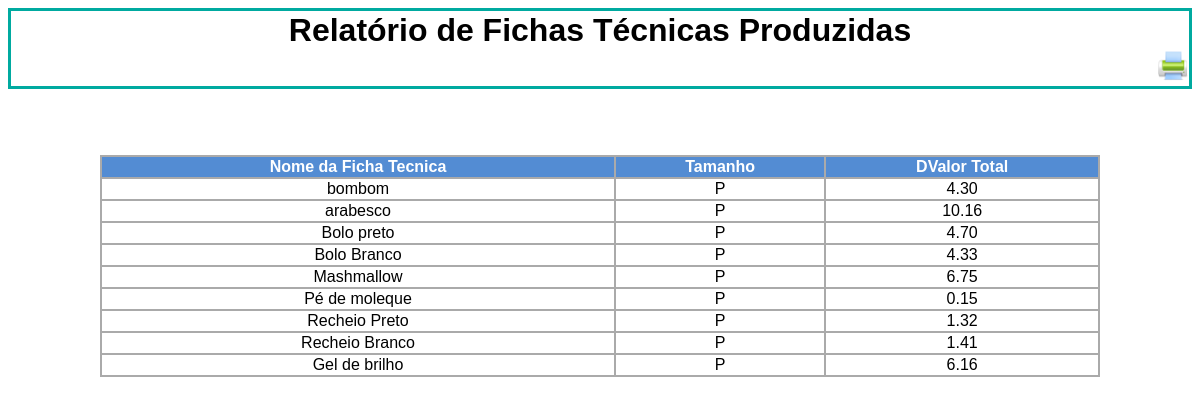
The app's page /relatorios/relatorio_ficha_tecnica.php with its own data.
### tables this page shows
CREATE TABLE IF NOT EXISTS `fichastecnicas` (
  `cod_fichaTecnica` int(11) NOT NULL AUTO_INCREMENT,
  `categoriafichatecnica_codigo` int(11) NOT NULL,
  `nome` varchar(100) NOT NULL,
  `Tamanho` varchar(1) DEFAULT NULL,
  `valortotal` decimal(10,2) NOT NULL,
  PRIMARY KEY (`cod_fichaTecnica`),
  KEY `categoriafichatecnica_codigo` (`categoriafichatecnica_codigo`)
);

### relatorios/relatorio_ficha_tecnica.php (the view, shortened to what this page needs)
<!DOCTYPE html>
<HTML>
<HEAD>
<link rel="stylesheet" type="text/css" href="../css/legenda.css" />
</HEAD>
<BODY scroll=yes>
<table cellspacing=0 align=center width=100% bordercolor=\"#AAAAAA\">
    <tr align="center" color=#99CCFF>
        <td cellpadding=5>
            <font size=6><b>Relatório de Fichas Técnicas Produzidas</b></font>
        </td>
    </tr>
    <tr align="right">
        <td cellpadding=5>
            <img src="../css/img/print_printer.png" onclick="imprimir()" style="width: 30px" class="botao">
        </td>
    </tr>
</table>
<BR>
<BR>
<BR>
<table cellspacing=0 align=center width='1000' border='1' bordercolor='#AAAAAA'>
<TR>
	  <TH>Nome da Ficha Tecnica</TH>
    <TH>Tamanho</TH>
    <TH>DValor Total</TH>
</TR>
    <?php
    $pdo = Database::connect();
    $sql = "SELECT * from fichastecnicas";
    foreach ($pdo->query($sql) as $row) {
        echo '<tr>';
        echo '<td align="center"> '. $row['nome'] . '</td>';
        echo '<td align="center"> '. $row['Tamanho']. '</td>';
        echo '<td align="center"> '.$row['valortotal']. '</td>';
        echo '</tr>';
    }
    ?>
</TABLE>
</BODY>
</HTML>

### relatorios/relatorio_ficha_tecnica.php (style rules this page uses)
BODY { font-size: 14pt; -webkit-print-color-adjust: exact; }
Table { font-family: sans-serif; font-size:12pt; }
TH { background-color: #538CD3; color: #FFF; }
.botao { display: none; }

### records on screen
fichastecnicas: nome "bombom", Tamanho "P", valortotal "4.30"
fichastecnicas: nome "arabesco", Tamanho "P", valortotal "10.16"
fichastecnicas: nome "Bolo preto", Tamanho "P", valortotal "4.70"
fichastecnicas: nome "Bolo Branco", Tamanho "P", valortotal "4.33"
fichastecnicas: nome "Mashmallow", Tamanho "P", valortotal "6.75"
fichastecnicas: nome "Pé de moleque", Tamanho "P", valortotal "0.15"
fichastecnicas: nome "Recheio Preto", Tamanho "P", valortotal "1.32"
fichastecnicas: nome "Recheio Branco", Tamanho "P", valortotal "1.41"
fichastecnicas: nome "Gel de brilho", Tamanho "P", valortotal "6.16"
